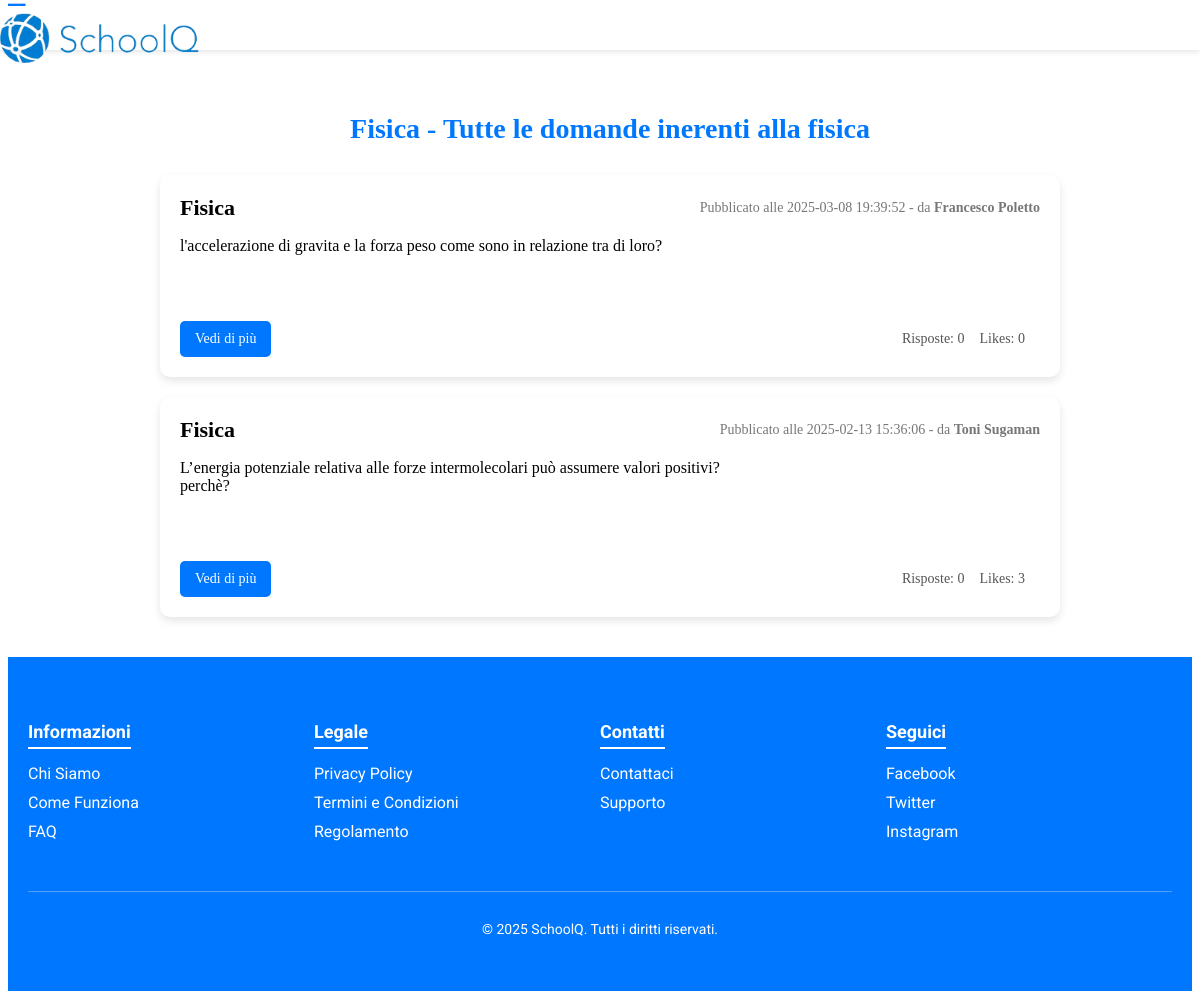
The app's page /php_front/categoria.php?id=6 with its own data.
### tables this page shows
CREATE TABLE `categorie` (
  `IDCategoria` int(11) NOT NULL,
  `nome` varchar(40) NOT NULL,
  `descrizione` varchar(100) NOT NULL
);

CREATE TABLE `domande` (
  `questionID` int(11) NOT NULL,
  `dataPubbl` datetime NOT NULL,
  `QuestionText` varchar(1000) NOT NULL,
  `nLike` int(11) NOT NULL DEFAULT 0,
  `categoriaID` int(11) NOT NULL,
  `userID` int(11) NOT NULL
);

CREATE TABLE `utenti` (
  `userID` int(11) NOT NULL,
  `nome` varchar(30) NOT NULL,
  `cognome` varchar(30) NOT NULL,
  `classe` varchar(4) NOT NULL,
  `indirizzo` enum('nessuno','elettrotecnica','informatica') NOT NULL DEFAULT 'nessuno',
  `bio` varchar(500) DEFAULT NULL,
  `immagine` varchar(100) NOT NULL DEFAULT 'default.png',
  `email` varchar(100) NOT NULL,
  `password` varchar(100) NOT NULL,
  `privilegio` enum('USER','MODER','ADMIN') NOT NULL DEFAULT 'USER'
);

### php_front/categoria.php (the view, shortened to what this page needs)
<?php
    $categoria = isset($_GET['id']) ? intval($_GET['id']) : 0;
    require_once "../php/connection.php";
    $stmt = $conn->prepare("SELECT d.questionID, c.nome AS categoria, d.dataPubbl, d.QuestionText, d.nLike, u.nome, u.cognome, c.descrizione
                            FROM domande d
                            JOIN utenti u ON d.userID = u.userID
                            JOIN categorie c ON c.IDCategoria = d.categoriaID
                            WHERE categoriaID = ?
                            ORDER BY d.dataPubbl DESC");
    $stmt->bind_param("i", $categoria);
    $stmt->execute();
    $result = $stmt->get_result();
?>
<!DOCTYPE html>
<html lang="it">
<head>
  <link rel="stylesheet" href="../CSS/menuCSS.css">
</head>
<body>
  <header class="top-navbar">
    <div class="nav-container">
      <div class="logo">
        <button class="toggle-btn" onclick="toggleSidebar()">&#9776;</button>
        <img src="../Immagini/mondo01.png" alt="SchoolQ Logo">
      </div>
    </div>
  </header>
  <div id="main-content" class="main-content">
    <div class="questions">
      <h2><?php
        $stmt = $conn->prepare("SELECT *
                                FROM  categorie
                                WHERE IDcategoria = ?");
        $stmt->bind_param("i", $categoria);
        $stmt->execute();
        $titulo = $stmt->get_result();
        $arr = $titulo-> fetch_assoc();
        echo $arr['nome'] . " - " . $arr['descrizione'];
        ?></h2>
      <?php
      if ($result->num_rows > 0) {
          while($row = $result->fetch_assoc()) {
              echo '<div class="question-item">';
              echo   '<div class="question-header">';
              echo     '<h3 class="question-title">' . htmlspecialchars($row["categoria"] ?? "Categoria non disponibile") . '</h3>';
              echo     '<div class="question-meta">Pubblicato alle ' . ($row["dataPubbl"] ?? "Data non disponibile") . ' - da <strong>'
                       . htmlspecialchars(($row['nome'] ?? "Nome non disponibile") . ' ' . ($row['cognome'] ?? "Cognome non disponibile")) . '</strong></div>';
              echo   '</div>';
              echo   '<div class="question-body">';
              echo     '<p>' . nl2br(htmlspecialchars($row["QuestionText"] ?? "")) . '</p>';
              echo   '</div>';
              echo   '<div class="question-footer">';
              echo     '<a href="risposta.php?id=' . $row["questionID"] . '" class="button">Vedi di più</a>';
              $questionID = intval($row["questionID"]);
              $countStmt = $conn->prepare("SELECT COUNT(*) as count FROM risposte WHERE QuestionID = ?");
              $countStmt->bind_param("i", $questionID);
              $countStmt->execute();
              $countResult = $countStmt->get_result();
              echo     '<div class="question-stats">';
              if ($countResult && $countResult->num_rows > 0) {
                  $num = $countResult->fetch_assoc();
                  echo '<span>Risposte: ' . ($num["count"] ?? 0) . '</span>';
              } else {
                  echo '<span>Risposte: 0</span>';
              }
              echo '<span>Likes: ' . htmlspecialchars($row["nLike"] ?? "0") . '</span>';
              echo     '</div>';
              echo   '</div>';
              echo '</div>';
          }
      } else {
          echo "<p>Nessuna domanda disponibile.</p>";
      }
      ?>
    </div>
  </div>
  <footer class="footer">
    <div class="footer-container">
      <div class="footer-section">
        <h4>Informazioni</h4>
        <ul>
          <li><a href="../fileFooter/chisiamo.html">Chi Siamo</a></li>
          <li><a href="../fileFooter/comefunziona.html">Come Funziona</a></li>
          <li><a href="faq.html">FAQ</a></li>
        </ul>
      </div>
      <div class="footer-section">
        <h4>Legale</h4>
        <ul>
          <li><a href="privacy.html">Privacy Policy</a></li>
          <li><a href="termini.html">Termini e Condizioni</a></li>
          <li><a href="regolamento.html">Regolamento</a></li>
        </ul>
      </div>
      <div class="footer-section">
        <h4>Contatti</h4>
        <ul>
          <li><a href="contact.html">Contattaci</a></li>
          <li><a href="supporto.html">Supporto</a></li>
        </ul>
      </div>
      <div class="footer-section">
        <h4>Seguici</h4>
        <ul>
          <li><a href="https://facebook.com/tuoforum" target="_blank">Facebook</a></li>
          <li><a href="https://twitter.com/tuoforum" target="_blank">Twitter</a></li>
          <li><a href="https://instagram.com/tuoforum" target="_blank">Instagram</a></li>
        </ul>
      </div>
      <div class="footer-bottom">
        <p>&copy; 2025 SchoolQ. Tutti i diritti riservati.</p>
      </div>
    </div>
  </footer>
</body>
</html>

### CSS/menuCSS.css (style rules this page uses)
.top-navbar { position: fixed; position: fixed; top: 0; left: 0; width: 100%; background-color: #ffffff; width: 100%; background-color: #fff; box-shadow: 0 2px 5px rgba(0,0,0,0.1); }
.nav-container { display: flex; align-items: center; max-height: 50px; }
.nav-container .logo img { max-height: 50px; margin-right: 1200px; }
.toggle-btn { font-size: 24px; background: none; border: none; color: #0077ff; cursor: pointer; margin-right: 20px; }
.main-content { margin-top: 70px; padding: 20px; transition: margin-left 0.3s ease; margin-left: 20px; }
.questions { max-width: 900px; margin: 0 auto; }
.questions h2 { text-align: center; margin-bottom: 30px; font-size: 28px; color: #0077ff; }
.question-item { background-color: #fff; border-radius: 10px; padding: 20px; margin-bottom: 20px; box-shadow: 0 4px 8px rgba(0,0,0,0.1); transition: transform 0.2s; }
.question-header { display: flex; justify-content: space-between; align-items: center; margin-bottom: 10px; }
.question-title { font-size: 22px; margin: 0; }
.question-meta { font-size: 14px; color: #777; }
.question-body { font-size: 16px; margin: 10px 0; }
.question-footer { display: flex; justify-content: space-between; align-items: center; margin-top: 10px; }
.question-footer .button { background-color: #0077ff; color: white; padding: 10px 15px; border-radius: 5px; text-decoration: none; font-size: 14px; }
.question-stats { font-size: 14px; color: #555; }
.question-stats span { margin-right: 15px; }
.question-body { position: relative; padding-bottom: 40px; }
.footer { background-color: #0077ff; color: #fff; padding: 40px 20px; font-family: 'Roboto', sans-serif; }
.footer-container { max-width: 1200px; margin: 0 auto; display: flex; flex-wrap: wrap; justify-content: space-between; }
.footer-section { flex: 1; min-width: 200px; margin-bottom: 20px; }
.footer-section h4 { font-size: 18px; margin-bottom: 15px; border-bottom: 2px solid #fff; display: inline-block; padding-bottom: 5px; }
.footer-section ul { list-style: none; padding: 0; margin: 0; }
.footer-section ul li { margin-bottom: 10px; }
.footer-section ul li a { text-decoration: none; color: #fff; transition: color 0.3s ease; }
.footer-bottom { width: 100%; text-align: center; border-top: 1px solid rgba(255, 255, 255, 0.3); padding-top: 15px; margin-top: 20px; font-size: 14px; }

### records on screen
categorie: nome "Fisica", descrizione "Tutte le domande inerenti alla fisica"
domande: categoriaID.nome "Fisica", dataPubbl "2025-03-08 19:39:52", userID.cognome "Francesco Poletto", QuestionText "l'accelerazione di gravita e la forza peso come sono in relazione tra di loro?", count "0", nLike "0"
domande: categoriaID.nome "Fisica", dataPubbl "2025-02-13 15:36:06", userID.cognome "Toni Sugaman", QuestionText "L’energia potenziale relativa alle forze intermolecolari può assumere valori positivi? perchè?", count "0", nLike "3"
